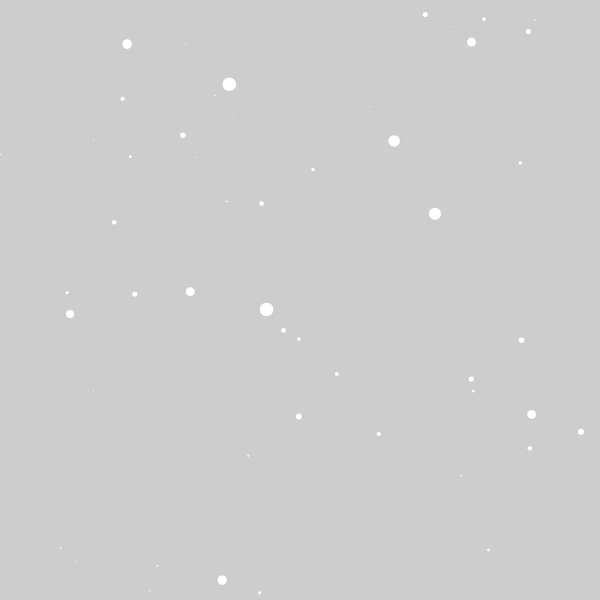
Frame 1 (no input)
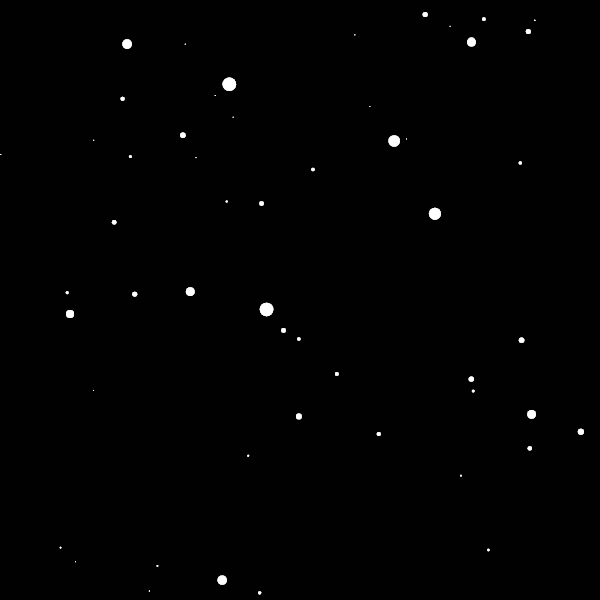
Frame 60 (no input)
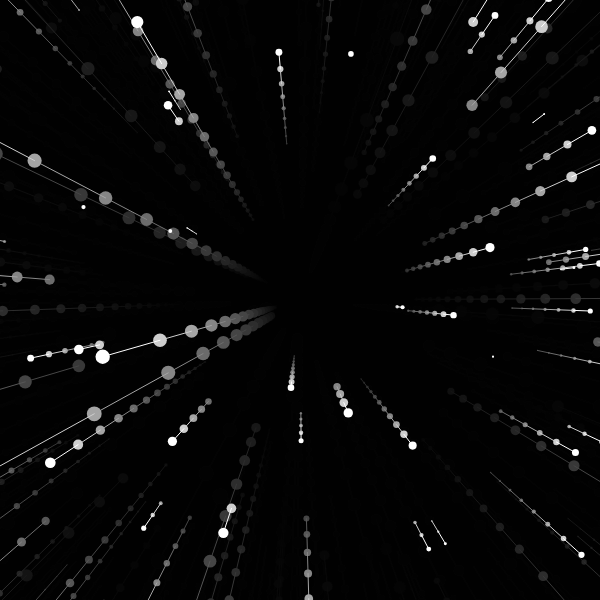
Frame 120 (the mouse pressed at the canvas centre since frame 60)

The p5.js sketch that drew these frames (run headless with seeded random() and noise() and a simulated clock; from frame 60 on, the mouse is pressed at the canvas centre):

// p5.js sketch
// ── sketch.js
var stars = [];
var totalNum = 800;
var speed;

function setup() {
  createCanvas(600, 600);
  for (var i = 0; i < totalNum; i++) {
    stars[i] = new Star();
  }
}

function draw() {
  speed = map(mouseX, 0, width, 0, 50);
  //background(0);
  noStroke();
  fill(0,50);
  rect(0,0,width, height);
  translate(width / 2, height / 2);
  for (var i = 0; i < stars.length; i++) {
    stars[i].update();
    stars[i].show();
  }
}

// ── Star.js
function Star() {
  this.x = random(-width, width);
  this.y = random(-height, height);
  this.z = random(width);
  this.pz = this.z;

  this.update = function() {
    this.z = this.z - speed;
    if (this.z < 1) {
      this.z = random(width);
      this.x = random(-width, width);
      this.y = random(-height, height);
      this.pz = this.z;
    }
  }

  this.show = function() {
    fill(255);
    noStroke();

    var sx = map(this.x / this.z, 0, 1, 0, width);
    var sy = map(this.y / this.z, 0, 1, 0, height);

    var r = map(this.z, 0, width, 16, 0);
    ellipse(sx, sy, r, r);

    var px = map(this.x / this.pz, 0, 1, 0, width);
    var py = map(this.y / this.pz, 0, 1, 0, height);

    this.pz = this.z;

    stroke(255);
    line(px, py, sx, sy);

  }
}
